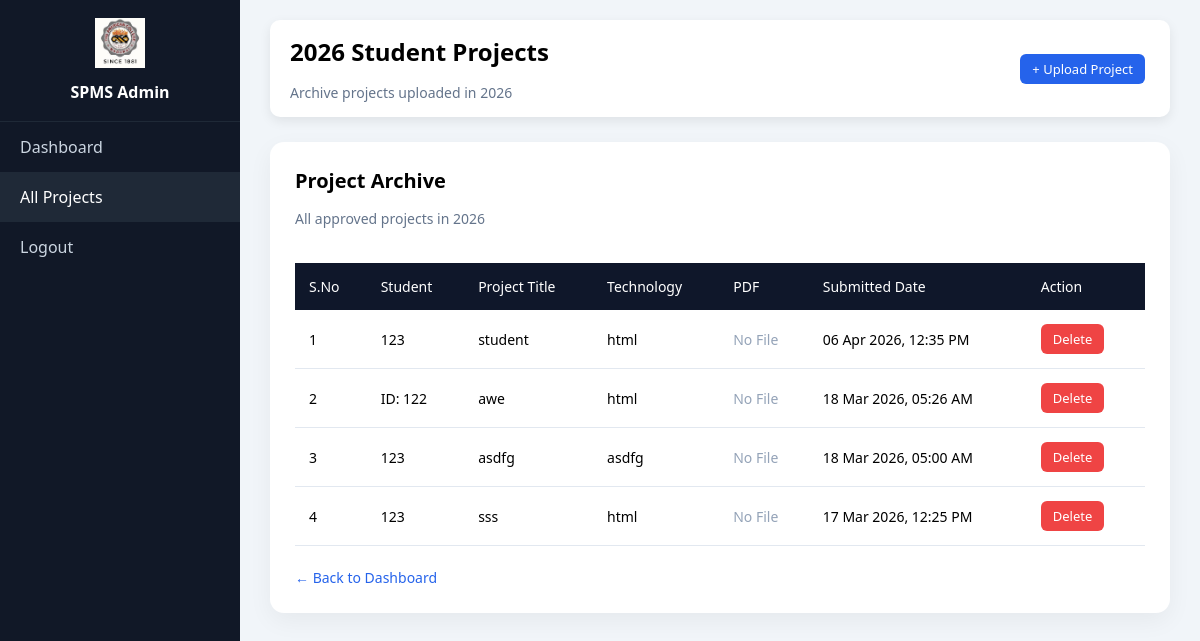
The app's page /admin/view_year_projects.php?year=2026 (signed in) with its own data.
### tables this page shows
CREATE TABLE `projects` (
  `id` int(11) NOT NULL,
  `student_id` int(11) DEFAULT NULL,
  `project_title` varchar(200) DEFAULT NULL,
  `description` text DEFAULT NULL,
  `technology` varchar(150) DEFAULT NULL,
  `file_name` varchar(255) DEFAULT NULL,
  `status` enum('Pending','Approved','Rejected') DEFAULT 'Pending',
  `created_at` timestamp NOT NULL DEFAULT current_timestamp(),
  `submitted_at` datetime DEFAULT current_timestamp(),
  `project_year` int(11) DEFAULT year(curdate()),
  `feedback` text DEFAULT NULL
);

CREATE TABLE `users` (
  `id` int(11) NOT NULL,
  `full_name` varchar(100) NOT NULL,
  `register_no` varchar(50) NOT NULL,
  `email` varchar(100) NOT NULL,
  `password` varchar(255) NOT NULL,
  `role` enum('student','faculty','admin') DEFAULT 'student',
  `created_at` timestamp NOT NULL DEFAULT current_timestamp()
);

### admin/view_year_projects.php (the view, shortened to what this page needs)
<?php
include("../db.php");
$year = isset($_GET['year']) ? intval($_GET['year']) : 0;
$query = "
SELECT projects.*, users.full_name
FROM projects
LEFT JOIN users ON projects.student_id = users.id
WHERE projects.project_year = '$year'
AND projects.status = 'Approved'
ORDER BY projects.submitted_at DESC
";
$result = mysqli_query($conn,$query);
?>
<!DOCTYPE html>
<html>
<head>
<link rel="stylesheet" href="../css/style.css">
</head>
<body>
<div class="dashboard-wrapper">
<div class="sidebar">
<div class="sidebar-logo">
<img src="../assets/images/logo.png">
<h3>SPMS Admin</h3>
</div>
<ul>
<li><a href="dashboard.php">Dashboard</a></li>
<li class="active"><a href="view_projects.php">All Projects</a></li>
<li><a href="../logout.php">Logout</a></li>
</ul>
</div>
<div class="main-content">
<div class="top-navbar">
<div>
<h2><?php echo htmlspecialchars($year); ?> Student Projects</h2>
<p class="subtitle">Archive projects uploaded in <?php echo htmlspecialchars($year); ?></p>
</div>
<a href="upload_project.php" class="btn btn-view">+ Upload Project</a>
</div>
<div class="content-card">
<div class="card-header">
<h3>Project Archive</h3>
<p class="subtitle">All approved projects in <?php echo htmlspecialchars($year); ?></p>
</div>
<div class="table-wrapper">
<table class="modern-table">
<thead>
<tr>
<th>S.No</th>
<th>Student</th>
<th>Project Title</th>
<th>Technology</th>
<th>PDF</th>
<th>Submitted Date</th>
<th>Action</th>
</tr>
</thead>
<tbody>
<?php if($result && mysqli_num_rows($result) > 0){ ?>
<?php $sno = 1; ?>
<?php while($row=mysqli_fetch_assoc($result)){ ?>
<tr>
<td><?php echo $sno++; ?></td>
<td>
<?php
echo !empty($row['full_name'])
    ? htmlspecialchars($row['full_name'])
    : "ID: " . htmlspecialchars($row['student_id']);
?>
</td>
<td><?php echo htmlspecialchars($row['project_title']); ?></td>
<td><?php echo htmlspecialchars($row['technology']); ?></td>
<td>
<?php if(!empty($row['file_name']) && file_exists("../student/uploads/" . $row['file_name'])){ ?>
<a href="../student/uploads/<?php echo htmlspecialchars($row['file_name']); ?>" target="_blank" class="btn btn-view">
View PDF
</a>
<?php } else { ?>
<span style="color:#94a3b8;">No File</span>
<?php } ?>
</td>
<td>
<?php
echo !empty($row['submitted_at'])
? date("d M Y, h:i A", strtotime($row['submitted_at']))
: "-";
?>
</td>
<td>
<a href="delete_project.php?id=<?php echo $row['id']; ?>"
   onclick="return confirm('Are you sure you want to delete this project?');"
   class="btn btn-delete">
   Delete
</a>
</td>
</tr>
<?php } ?>
<?php } ?>
</tbody>
</table>
</div>
<div class="card-footer">
<a href="dashboard.php" class="back-btn">← Back to Dashboard</a>
</div>
</div>
</div>
</div>
</body>
</html>

### css/style.css (style rules this page uses)
* { margin: 0; padding: 0; box-sizing: border-box; }
body { min-height: 100vh; font-family: "Segoe UI", Arial, sans-serif; background: #f1f5f9; }
p { margin-top: 15px; font-size: 15px; }
.dashboard-wrapper { display: flex; min-height: 100vh; }
.sidebar { width: 240px; background: #111827; color: white; }
.sidebar-logo { text-align: center; padding: 18px; border-bottom: 1px solid #1f2937; }
.sidebar-logo img { width: 50px; }
.sidebar-logo h3 { margin-top: 8px; font-size: 16px; }
.sidebar ul { list-style: none; }
.sidebar ul li { padding: 14px 20px; }
.sidebar ul li a { text-decoration: none; color: #cbd5e1; display: block; transition: 0.3s; }
.main-content { flex: 1; padding: 20px 30px; }
.top-navbar { background: white; padding: 15px 20px; border-radius: 10px; box-shadow: 0 4px 12px rgba(0,0,0,0.08); display: flex; justify-content: space-between; align-items: center; margin-bottom: 25px; }
.btn { padding: 6px 12px; border-radius: 6px; font-size: 13px; text-decoration: none; font-weight: 500; display: inline-block; margin-right: 5px; }
.content-card { background: #ffffff; padding: 25px; border-radius: 14px; box-shadow: 0 8px 25px rgba(0,0,0,0.05); }
.card-header h3 { font-size: 20px; font-weight: 600; margin-bottom: 5px; }
.card-header p { color: #64748b; font-size: 14px; margin-bottom: 20px; }
.table-wrapper { overflow-x: auto; }
.modern-table { width: 100%; border-collapse: collapse; }
.modern-table thead { background: #0f172a; color: #ffffff; }
.modern-table th { padding: 14px; text-align: left; font-size: 14px; font-weight: 500; }
.modern-table td { padding: 14px; border-bottom: 1px solid #e2e8f0; font-size: 14px; }
.btn { padding: 6px 12px; border-radius: 6px; font-size: 13px; text-decoration: none; font-weight: 500; transition: 0.2s ease; }
.btn-view { background: #2563eb; color: #ffffff; }
.card-footer { margin-top: 20px; }
.back-btn { text-decoration: none; font-size: 14px; color: #2563eb; font-weight: 500; }
.sidebar ul li.active { background: #1f2937; }
.sidebar ul li.active a { color: white; }
.subtitle { color: #64748b; font-size: 14px; }
.modern-table { width: 100%; border-collapse: collapse; margin-top: 15px; }
.btn-delete { background:#ef4444; color:#fff; padding:6px 12px; border-radius:6px; text-decoration:none; font-size:13px; }

### records on screen
projects: users.full_name "123", project_title "student", technology "html", shows "No File", submitted_at "06 Apr 2026, 12:35 PM"
projects: student "122", project_title "awe", technology "html", shows "No File", submitted_at "18 Mar 2026, 05:26 AM"
projects: users.full_name "123", project_title "asdfg", technology "asdfg", shows "No File", submitted_at "18 Mar 2026, 05:00 AM"
projects: users.full_name "123", project_title "sss", technology "html", file_name "No File", submitted_at "17 Mar 2026, 12:25 PM"

### other values on screen
$year "2026"
